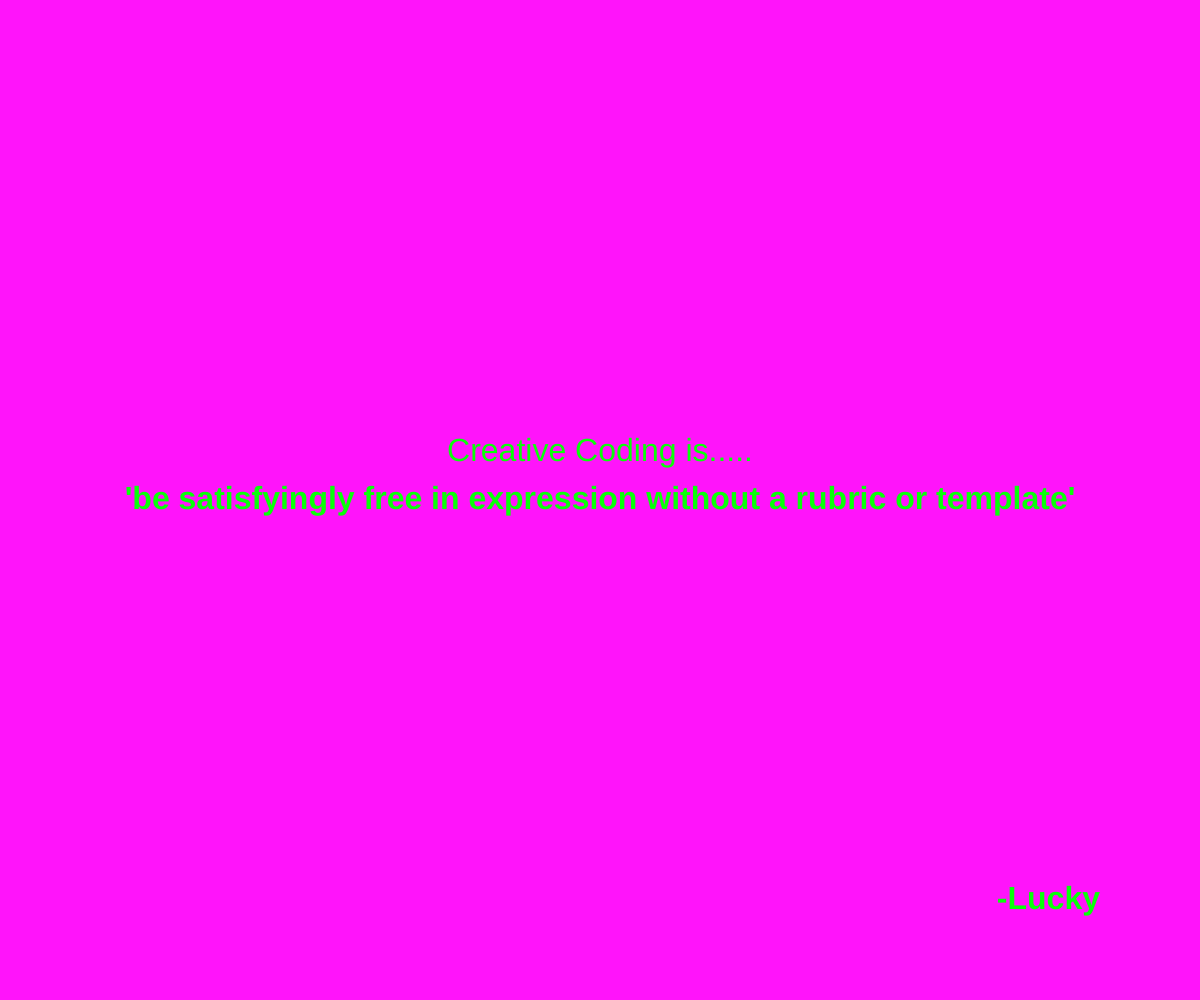
Frame 1 (no input)
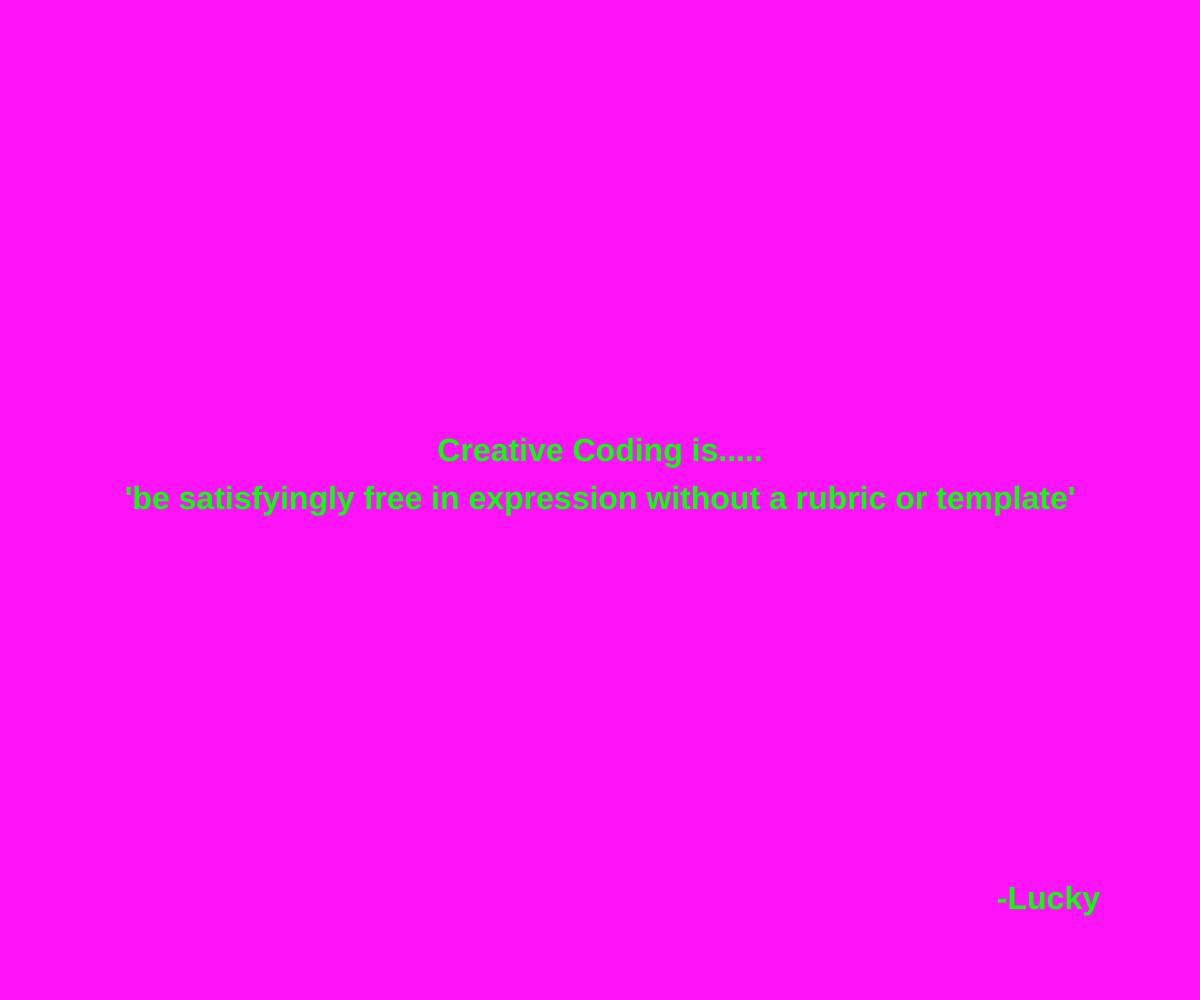
Frame 60 (no input)
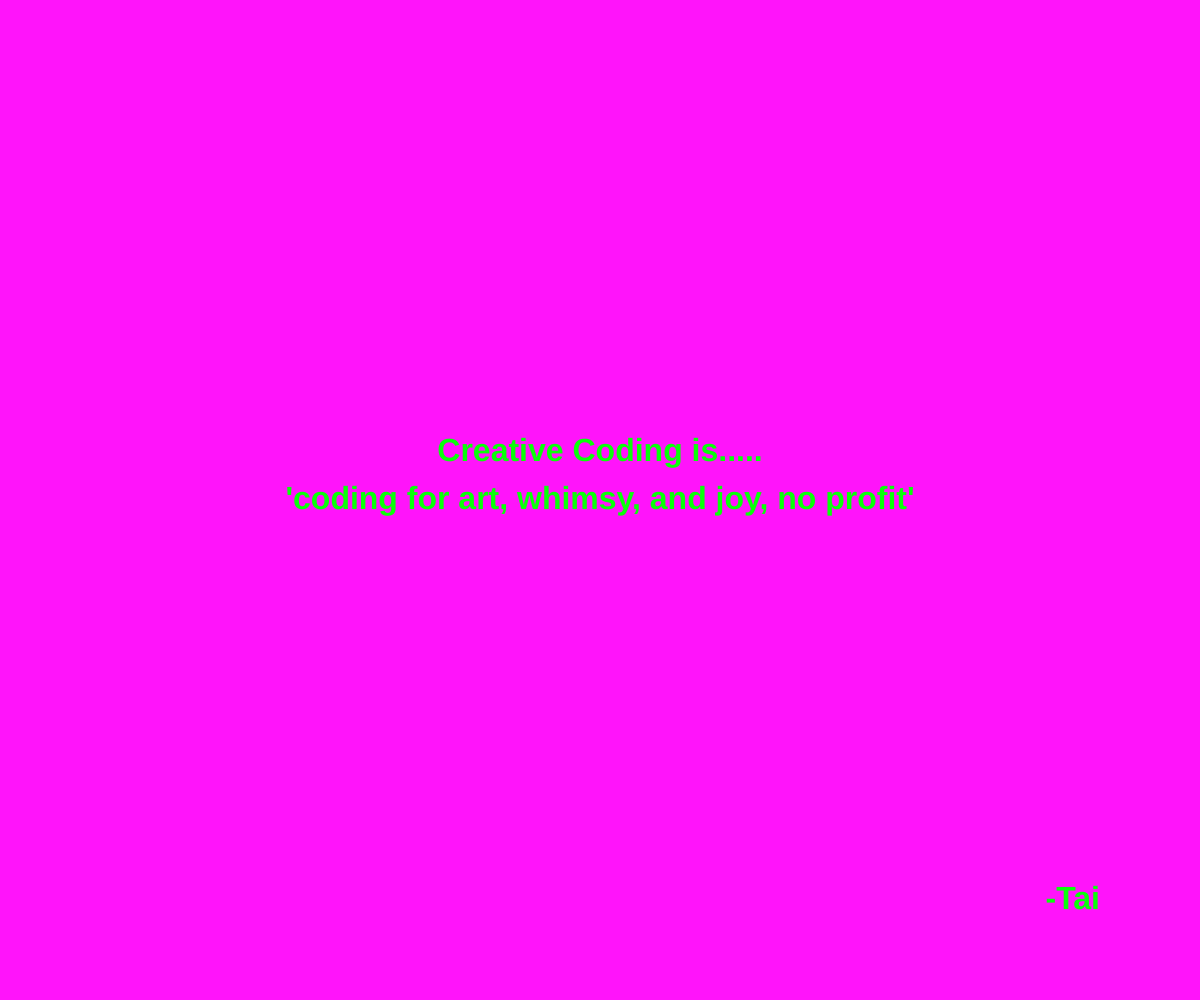
Frame 120 (the mouse pressed at the canvas centre since frame 60)

The p5.js sketch that drew these frames (run headless with seeded random() and noise() and a simulated clock; from frame 60 on, the mouse is pressed at the canvas centre):

// p5.js sketch
// ── sketch.js
// change the quotes in this array. Be mindful of the quotation marks!
// this is the only part of the file you need to edit!

const quotes = [
  { text: "use of coding languages for artistic expression as a medium", source: "Val" },
  { text: "be satisfyingly free in expression without a rubric or template", source: "Lucky" },
  { text: "coding for art, whimsy, and joy, no profit", source: "Tai" },
  { text: "technology to create different methods of art intersections", source: "Alexandra" },
  { text: "produce innovative products outside typical historical cannon of coding", source: "Genevieve" },
  { text: "coding that is not use for artifical means", source: "Camilla" },
  { text: "coding that expands beyond finite solutions, allowing for creative exploration through code", source: "Geanna" },
  { text: "colorful coding", source: "Renata" }
];
// no need to edit anything below this line! 
// if you have made an error, you can check your history to see what might have gone wrong

// a variable that holds the current quote
let current = [];

function setup() {
  createCanvas(windowWidth, windowHeight);
  // Seed with millis() so each page load gives a different quote.
  randomSeed(millis());
  textSize(32);
  fill(10, 255, 10);
  // calls the function to pick a quote
  pickQuote();
}

function pickQuote() {
  // take a random number and use that to identify what quote to use
  current = quotes[floor(random(quotes.length))];
}

function draw() {
  background(255, 20, 250); // set the background color
  drawQuote();  // draw the quote on screen
}

function drawQuote() {   // draw text
  textAlign(CENTER, CENTER);
  text("Creative Coding is.....", width / 2, height / 2 - 48);
  textStyle(BOLD);
  text("'" + current.text + "'", width / 2, height / 2);
  textAlign(RIGHT, CENTER);
  text("-" + current.source, width - 100, height - 100);

}

function windowResized() {
  resizeCanvas(windowWidth, windowHeight);
}

function newQuote() {
  pickQuote();
  redraw();
}

function mousePressed() {
  newQuote();
}
